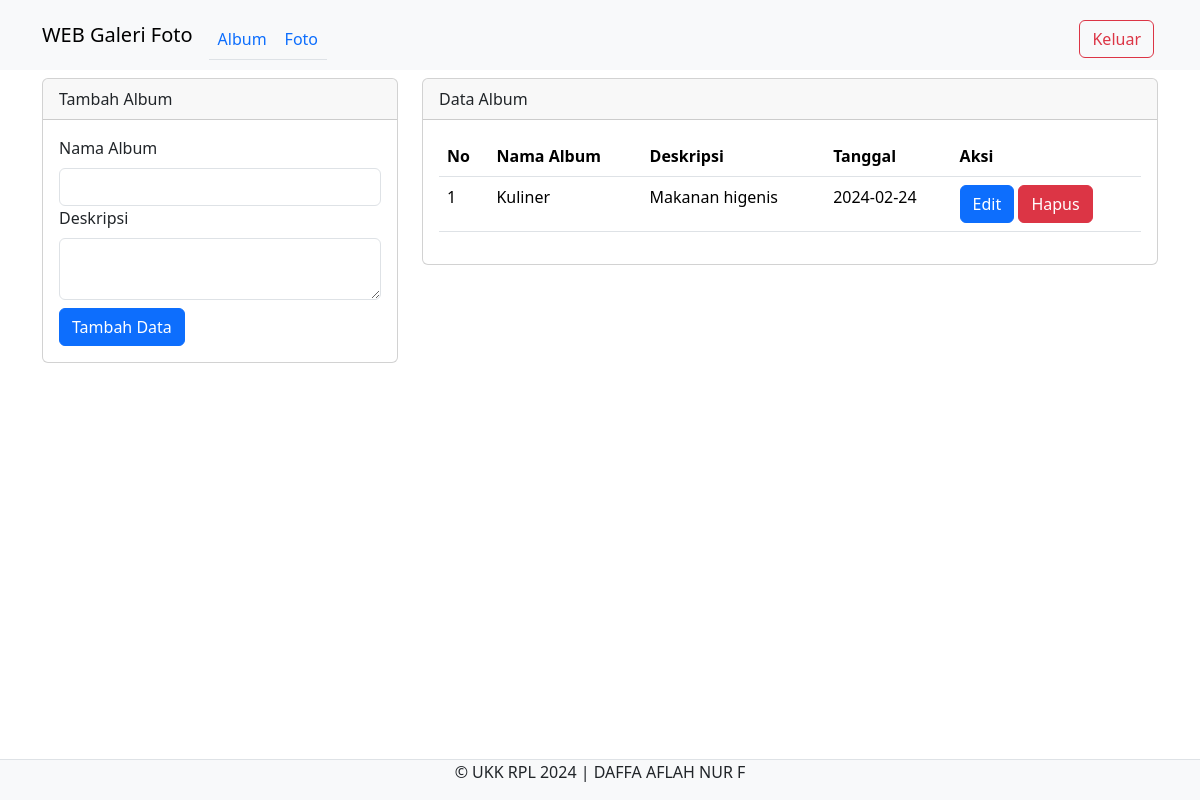
The page /galerifoto/admin/album.php (signed in) on the database its author committed.
### tables this page shows
CREATE TABLE `album` (
  `albumid` int(11) NOT NULL,
  `namaalbum` varchar(225) NOT NULL,
  `deskripsi` text NOT NULL,
  `tanggalbuat` date NOT NULL,
  `userid` int(11) NOT NULL
);

### galerifoto/admin/album.php (the view, shortened to what this page needs)
<?php
include '../config/koneksi.php';
?>
<!DOCTYPE html>
<html lang="en">
<head>
    <link rel="stylesheet" href="../assets/css/bootstrap.min.css">
</head>
<body>
    <nav class="navbar navbar-expand-lg bg-body-tertiary">
        <div class="container">
            <a class="navbar-brand" href="index.php">WEB Galeri Foto</a>
            <div class="collapse navbar-collapse mt-2" id="navbarNavAltMarkup">
                <div class="navbar-nav me-auto">
                    <ul class="nav nav-tabs">
                        <li class="nav-item">
                            <a class="nav-link" href="album.php">Album</a>
                        </li>
                        <li class="nav-item">
                            <a class="nav-link" href="foto.php">Foto</a>
                        </li>
                    </ul>
                </div>
                <a href="../config/aksi_logout.php" class="btn btn-outline-danger m-1">Keluar</a>
            </div>
        </div>
    </nav>
    <div class="container">
        <div class="row">
            <div class="col-md-4">
                <div class="card mt-2">
                    <div class="card-header">Tambah Album</div>
                    <div class="card-body">
                        <form action="../config/aksi_album.php" method="POST">
                            <label for="" class="form-label">Nama Album</label>
                            <input type="text" name="namaalbum" class="form-control" required>
                            <label for="" class="form-label">Deskripsi</label>
                            <textarea name="deskripsi" class="form-control" required></textarea>
                            <button class="btn btn-primary mt-2" name="tambah" type="submit">Tambah Data</button>
                        </form>
                    </div>
                </div>
            </div>
            <div class="col-md-8">
                <div class="card mt-2">
                    <div class="card-header">Data Album</div>
                    <div class="card-body">
                        <table class="table">
                            <thead>
                                <tr>
                                    <th>No</th>
                                    <th>Nama Album</th>
                                    <th>Deskripsi</th>
                                    <th>Tanggal</th>
                                    <th>Aksi</th>
                                </tr>
                            </thead>
                            <tbody>
                                <?php
                                $no = 1;
                                $userid = $_SESSION['userid'];
                                $sql = mysqli_query($koneksi, "SELECT * FROM album WHERE userid='$userid'");
                                while ($data = mysqli_fetch_array($sql)) {
                                    ?>
                                    <tr>
                                        <td>
                                            <?php echo $no++ ?>
                                        </td>
                                        <td>
                                            <?php echo $data['namaalbum'] ?>
                                        </td>
                                        <td>
                                            <?php echo $data['deskripsi'] ?>
                                        </td>
                                        <td>
                                            <?php echo $data['tanggalbuat'] ?>
                                        </td>
                                        <td>
                                            <button type="button" class="btn btn-primary" data-bs-toggle="modal"
                                                data-bs-target="#edit<?php echo $data['albumid'] ?>">Edit</button>
                                            <button type="button" class="btn btn-danger" data-bs-toggle="modal"
                                                data-bs-target="#hapus<?php echo $data['albumid'] ?>">
                                                Hapus
                                            </button>
                                        </td>
                                    </tr>
                                <?php } ?>
                            </tbody>
                        </table>
                    </div>
                </div>
            </div>
        </div>
    </div>
    <footer class="d-flax justify-content-center border-top mt-3 bg-light fixed-bottom">
        <div class="container" style="text-align: center;">
            <p>&copy; UKK RPL 2024 | DAFFA AFLAH NUR F</p>
        </div>
    </footer>
</body>
</html>

### rows shown on the page
album: namaalbum "Kuliner", deskripsi "Makanan higenis", tanggalbuat "2024-02-24"
